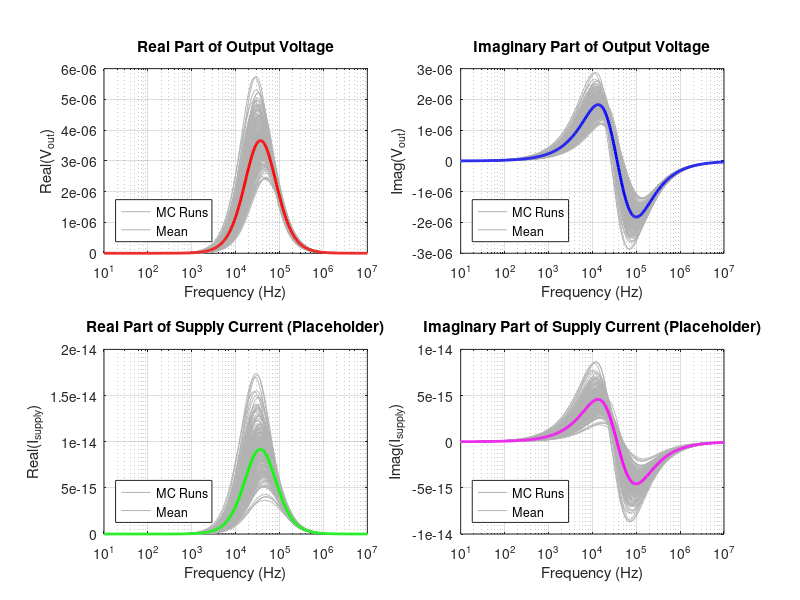

This chart was generated by the following MATLAB code:
load('monte_carlo_results_faultfree.mat');
figure('Position', [100 100 1000 800]); % Create a large figure window (1000x800 pixels)

% Define a light gray color for the individual Monte Carlo runs
MC_Color = [0.7 0.7 0.7];

% --------------------------------------------------------
% Subplot 1: Real Part of Vout
% --------------------------------------------------------
subplot(2, 2, 1); 
semilogx(freq_points, Vout_AC_real, 'Color', MC_Color);
hold on;
plot(freq_points, mean(Vout_AC_real, 2), 'r', 'LineWidth', 2); % Mean response in RED
grid on;
xlabel('Frequency (Hz)');
ylabel('Real(V_{out})');
title('Real Part of Output Voltage');
legend('MC Runs', 'Mean', 'Location', 'SouthWest');
hold off;

% --------------------------------------------------------
% Subplot 2: Imaginary Part of Vout
% --------------------------------------------------------
subplot(2, 2, 2); 
semilogx(freq_points, Vout_AC_imag, 'Color', MC_Color);
hold on;
plot(freq_points, mean(Vout_AC_imag, 2), 'b', 'LineWidth', 2); % Mean response in BLUE
grid on;
xlabel('Frequency (Hz)');
ylabel('Imag(V_{out})');
title('Imaginary Part of Output Voltage');
legend('MC Runs', 'Mean', 'Location', 'SouthWest');
hold off;

% --------------------------------------------------------
% Subplot 3: Real Part of Isupply (Placeholder)
% --------------------------------------------------------
subplot(2, 2, 3); 
semilogx(freq_points, Isupply_AC_real, 'Color', MC_Color);
hold on;
plot(freq_points, mean(Isupply_AC_real, 2), 'g', 'LineWidth', 2); % Mean response in GREEN
grid on;
xlabel('Frequency (Hz)');
ylabel('Real(I_{supply})');
title('Real Part of Supply Current (Placeholder)');
legend('MC Runs', 'Mean', 'Location', 'SouthWest');
hold off;

% --------------------------------------------------------
% Subplot 4: Imaginary Part of Isupply (Placeholder)
% --------------------------------------------------------
subplot(2, 2, 4); 
semilogx(freq_points, Isupply_AC_imag, 'Color', MC_Color);
hold on;
plot(freq_points, mean(Isupply_AC_imag, 2), 'm', 'LineWidth', 2); % Mean response in MAGENTA
grid on;
xlabel('Frequency (Hz)');
ylabel('Imag(I_{supply})');
title('Imaginary Part of Supply Current (Placeholder)');
legend('MC Runs', 'Mean', 'Location', 'SouthWest');
hold off;
